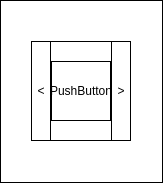
<?xml version="1.0" encoding="UTF-8"?>
<ui version="4.0">
 <class>Form</class>
 <widget class="QWidget" name="Form">
  <property name="geometry">
   <rect>
    <x>0</x>
    <y>0</y>
    <width>163</width>
    <height>183</height>
   </rect>
  </property>
  <property name="minimumSize">
   <size>
    <width>100</width>
    <height>100</height>
   </size>
  </property>
  <property name="maximumSize">
   <size>
    <width>9999999</width>
    <height>9999999</height>
   </size>
  </property>
  <property name="windowTitle">
   <string>Form</string>
  </property>
  <property name="styleSheet">
   <string notr="true">background-color:rgba(255, 255, 255, 0);
border:1px solid black;</string>
  </property>
  <layout class="QHBoxLayout" name="horizontalLayout" stretch="0">
   <property name="spacing">
    <number>0</number>
   </property>
   <property name="sizeConstraint">
    <enum>QLayout::SetDefaultConstraint</enum>
   </property>
   <property name="leftMargin">
    <number>0</number>
   </property>
   <property name="topMargin">
    <number>0</number>
   </property>
   <property name="rightMargin">
    <number>0</number>
   </property>
   <property name="bottomMargin">
    <number>0</number>
   </property>
   <item>
    <widget class="Dragable_Widget" name="widget" native="true">
     <property name="minimumSize">
      <size>
       <width>100</width>
       <height>100</height>
      </size>
     </property>
     <property name="maximumSize">
      <size>
       <width>100</width>
       <height>100</height>
      </size>
     </property>
     <layout class="QHBoxLayout" name="horizontalLayout_2" stretch="2,6,2">
      <property name="spacing">
       <number>0</number>
      </property>
      <property name="leftMargin">
       <number>0</number>
      </property>
      <property name="topMargin">
       <number>0</number>
      </property>
      <property name="rightMargin">
       <number>0</number>
      </property>
      <property name="bottomMargin">
       <number>0</number>
      </property>
      <item>
       <widget class="QPushButton" name="pushButton">
        <property name="minimumSize">
         <size>
          <width>20</width>
          <height>100</height>
         </size>
        </property>
        <property name="maximumSize">
         <size>
          <width>20</width>
          <height>100</height>
         </size>
        </property>
        <property name="text">
         <string>&lt;</string>
        </property>
        <property name="flat">
         <bool>true</bool>
        </property>
       </widget>
      </item>
      <item>
       <widget class="QPushButton" name="pushButton_2">
        <property name="minimumSize">
         <size>
          <width>60</width>
          <height>60</height>
         </size>
        </property>
        <property name="maximumSize">
         <size>
          <width>60</width>
          <height>60</height>
         </size>
        </property>
        <property name="text">
         <string>PushButton</string>
        </property>
        <property name="flat">
         <bool>false</bool>
        </property>
       </widget>
      </item>
      <item>
       <widget class="QPushButton" name="pushButton_3">
        <property name="minimumSize">
         <size>
          <width>20</width>
          <height>100</height>
         </size>
        </property>
        <property name="maximumSize">
         <size>
          <width>20</width>
          <height>100</height>
         </size>
        </property>
        <property name="text">
         <string>&gt;</string>
        </property>
        <property name="flat">
         <bool>true</bool>
        </property>
       </widget>
      </item>
     </layout>
    </widget>
   </item>
  </layout>
 </widget>
 <customwidgets>
  <customwidget>
   <class>Dragable_Widget</class>
   <extends>QWidget</extends>
   <header>dragable_widget</header>
   <container>1</container>
  </customwidget>
 </customwidgets>
 <resources/>
 <connections/>
</ui>
